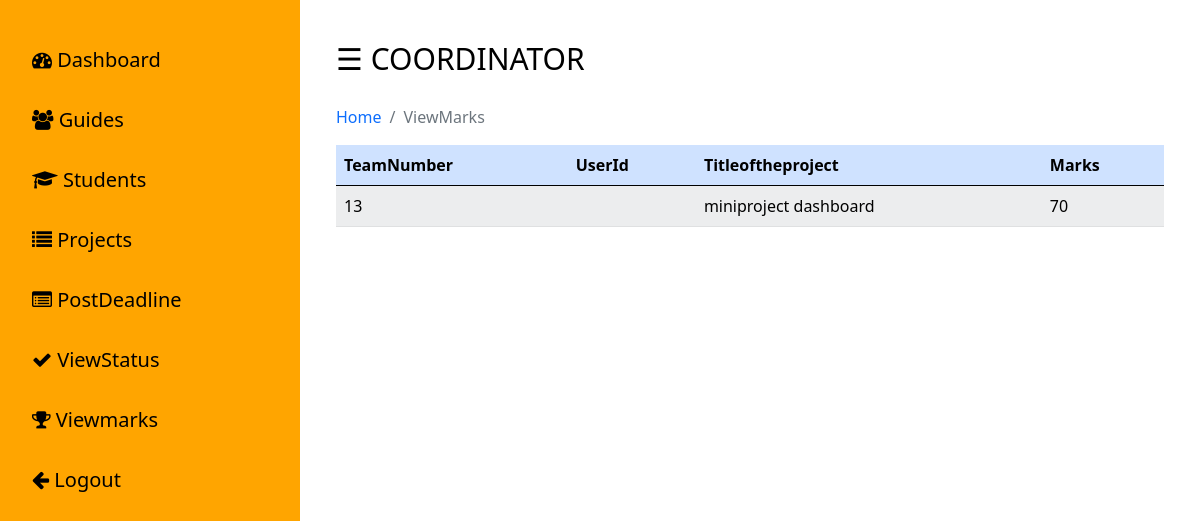
The app's page /coordinator/viewmarks.php with its own data.
### tables this page shows
CREATE TABLE `projectmarks` (
  `TeamNumber` int(11) NOT NULL,
  `UserId` varchar(25) NOT NULL,
  `TitleoftheProject` varchar(256) NOT NULL,
  `marks` int(11) NOT NULL
);

### coordinator/viewmarks.php (the view)
<?php
include('includes/header.php');
?>
<nav aria-label="breadcrumb">
  <ol class="breadcrumb">
    <li class="breadcrumb-item"><a href="dashboard.php">Home</a></li>
    <li class="breadcrumb-item active" aria-current="page">ViewMarks</li>
  </ol>
</nav>
<table class="table table-success table-striped">
  <thead class="table-primary" border="5px">
    <tr >
        <th>TeamNumber</th>
        <th>UserId</th>
        <th>Titleoftheproject</th>
        <th>Marks</th>
    </tr>
  </thead>
  <tbody class="table-light">
      <?php
        $query="SELECT * FROM projectmarks";
        $query_run = mysqli_query($conn,$query);
        while($row = mysqli_fetch_assoc($query_run))
        {
           ?>
           <tr>
               <td><?php echo $row['TeamNumber'] ?></td>
               <td><?php echo $row['UserId'] ?></td>
               <td><?php echo $row['TitleoftheProject'] ?></td>
               <td><?php echo $row['marks'] ?></td>
           </tr>
      <?php  }
      ?>
  </tbody>
</table>

### coordinator/style.css (style rules this page uses)
body { margin:0px; padding: 0px; background-color:#FDFEFE; overflow: hidden; font-family: system-ui; }

### coordinator/includes/header.php (style rules this page uses)
a { text-decoration:none; }

### records on screen
projectmarks: TeamNumber "13", TitleoftheProject "miniproject dashboard", marks "70"
